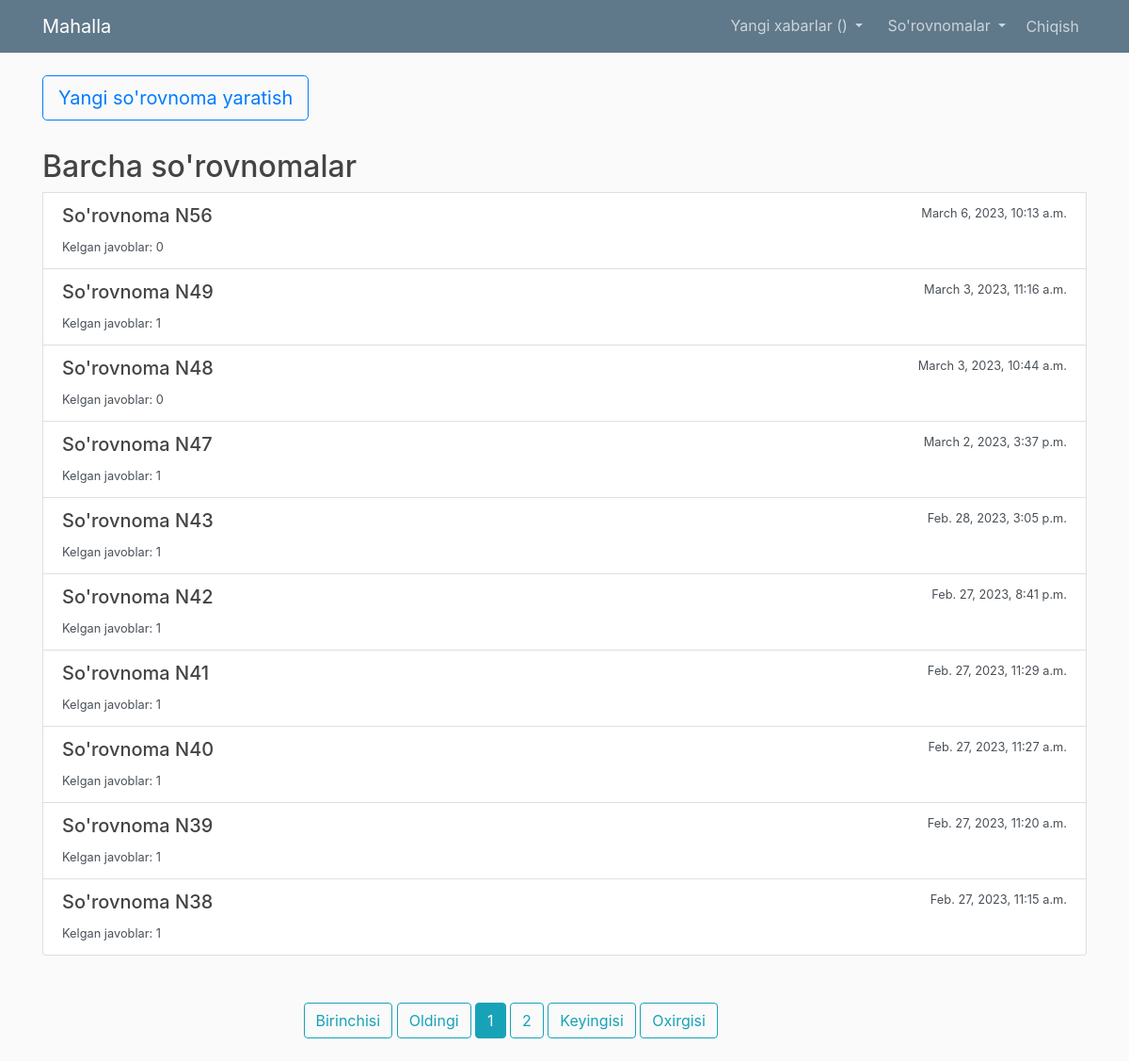
The app's page /requests/all/ (signed in), older data.
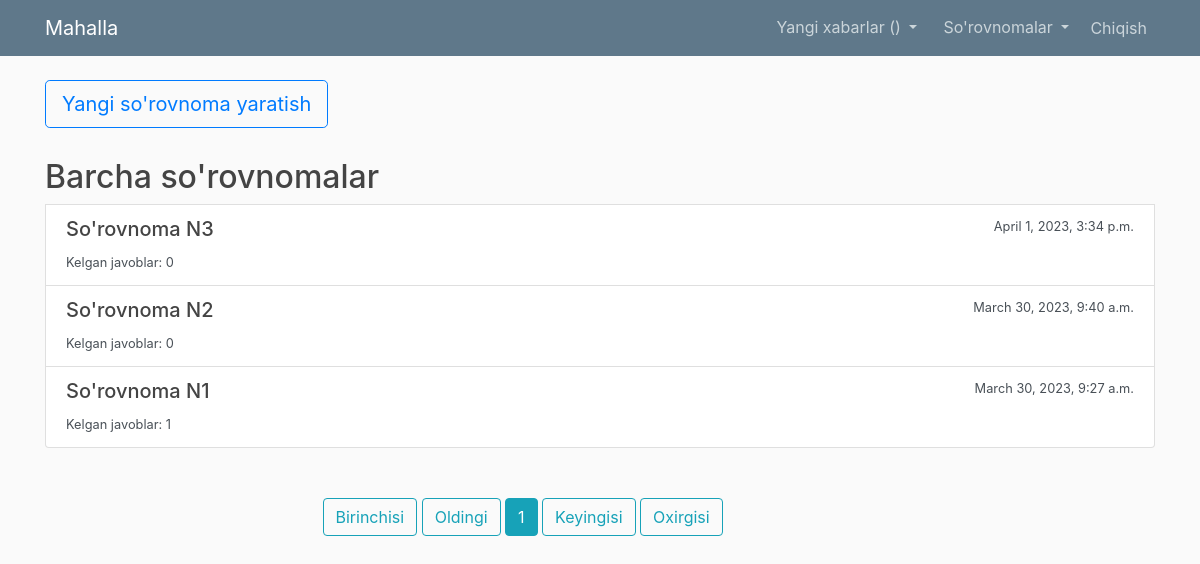
The same page, newer data.
### main/models.py (models this page shows, shortened)
class RequestModel(models.Model):
    sender = models.ForeignKey(User, on_delete=models.CASCADE, related_name='requests_as_sender')
    taxminiy_qonun_buzarlik_holati = models.CharField(
        max_length=200,
        choices=QonunBuzilishOptions.choices,
        default=QonunBuzilishOptions.BOSHQA
    )
    context = models.TextField(verbose_name="Text contexti")
    address = models.TextField()
    image = models.ImageField(upload_to='requests/', null=True, blank=True)
    location_latitude = models.CharField(max_length=200, null=True, blank=True)
    location_longitude = models.CharField(max_length=200, null=True, blank=True)
    created_at = models.DateTimeField(auto_now_add=True)
    hokimiyat_receiver = models.ForeignKey(
        User,
        on_delete=models.CASCADE,
        related_name='requests_as_hokimiyat_receiver',
        null=True,
        blank=True
    )
    kadastr_receiver = models.ForeignKey(
        User,
        on_delete=models.CASCADE,
        related_name='requests_as_kadastr_receiver',
        null=True,
        blank=True,
    )
    qurilish_receiver = models.ForeignKey(
        User,
        on_delete=models.CASCADE,
        related_name='requests_as_qurilish_receiver',
        null=True,
        blank=True,
    )
    class Meta:
        verbose_name = 'So\'rovnoma'
        verbose_name_plural = 'So\'rovnomalar'
        ordering = ['-created_at']

### main/views.py (the view)
# urls.py: path("requests/all", request_all_list, name='all-request-list'),
@login_required(login_url='users/login')
@mahalla_only
def request_all_list(request):
    context = {"host_name":"www"}
    query_page_num = request.GET.get('page', 1)
    all_request_objects = RequestModel.objects.filter(
        sender=request.user
        ).order_by(
            '-created_at'
        )
    paginator = Paginator(all_request_objects, paginator_number)
    request_objects = paginator.get_page(query_page_num)
    context['request_objects'] = request_objects
    context['page_name'] = "Barcha so'rovnomalar"
    return render(request=request, template_name='main/request_list.html', context=context)

### users/models.py (called while the page is built)
    def __str__(self):
        if self.role == 'Rais' or self.role == 'Hokim yordamchisi':
            return f"MFY: {self.mahalla.name}, {self.mahalla.tuman.name}"
        elif self.role in ['Kadastr', 'Hokimiyat', 'Qurilish', 'Nazoratchi']:
            return f"{self.role}: {self.tuman}"
        else:
            return f"Admin: {self.username}"

### main/templates/main/request_list.html (shortened to what this page needs)
{% extends "main/base.html" %}
{% load hosts %}
{% block content %}
<a href="{% host_url 'request-create' host host_name %}"class="btn btn-outline-primary btn-lg" id="create-request">Yangi so'rovnoma yaratish</a>
<div class="list-group">
  <h2>{{ page_name }}</h2>
    {% for request_obj in request_objects %}
      <a href="{% url 'request-info' pk=request_obj.pk %}" class="list-group-item list-group-item-action flex-column align-items-start">
        <div class="d-flex w-100 justify-content-between">
          <h5 class="mb-1">So'rovnoma N{{ request_obj.pk }}</h5>
          <small>{{ request_obj.created_at }}</small>
        </div>
        <small>Kelgan javoblar: {{ request_obj.responses.count }}</small>
      </a>
    {% endfor %}
</div>
<div class="paginator">
  <a class="btn btn-outline-info mb-4" href="?page=1">Birinchisi</a>
  {% if request_objects.has_previous %}
    <a class="btn btn-outline-info mb-4" href="?page={{ request_objects.previous_page_number }}">Oldingi</a>
  {% else %}
    <a class="btn btn-outline-info mb-4" href="?page=1">Oldingi</a>
  {% endif %}
  {% for num in request_objects.paginator.page_range %}
    {% if request_objects.number == num %}
      <a class="btn btn-info mb-4" href="?page={{ num }}">{{ num }}</a>
    {% elif num > request_objects.number|add:'-3' and num < request_objects.number|add:'3' %}
      <a class="btn btn-outline-info mb-4" href="?page={{ num }}">{{ num }}</a>
    {% endif %}
  {% endfor %}
  {% if request_objects.has_next %}
    <a class="btn btn-outline-info mb-4" href="?page={{ request_objects.next_page_number }}">Keyingisi</a>
  {% else %}
    <a class="btn btn-outline-info mb-4" href="?page={{ request_objects.paginator.num_pages }}">Keyingisi</a>
  {% endif %}
  <a class="btn btn-outline-info mb-4" href="?page={{ request_objects.paginator.num_pages }}">Oxirgisi</a>
</div>
{% endblock content %}

### main/templates/main/base.html (shortened to what this page needs)
{% load static %}
{% load hosts %}
{% load notifications_tags %}
<!DOCTYPE html>
<html>
<head>
    <link rel="stylesheet" href="https://maxcdn.bootstrapcdn.com/bootstrap/4.0.0/css/bootstrap.min.css">
    <link rel="stylesheet" type="text/css" href="{% static 'main/main.css' %}">
</head>
<body>
    <header class="site-header">
      <nav class="navbar navbar-expand-md navbar-dark bg-steel fixed-top">
        <div class="container">
          <a class="navbar-brand mr-4" href="{% host_url 'main' host host_name  %}">Mahalla</a>
          <div class="collapse navbar-collapse" id="navbarToggle">
            <div class="navbar-nav">
              {% if user.is_authenticated %}
              <div class="dropdown show">
                <a class="btn dropdown-toggle" href="#" role="button" id="dropdownMenuLink" data-toggle="dropdown" aria-haspopup="true" aria-expanded="false">
                  Yangi xabarlar ({{ user.notifications.unread.count }})
                </a>
              </div>
              <div class="dropdown show">
                  <a class="btn dropdown-toggle" href="#" role="button" id="dropdownMenuLink" data-toggle="dropdown" aria-haspopup="true" aria-expanded="false">
                    So'rovnomalar
                  </a>
                </div>
                <a class="nav-item nav-link" href="{% host_url 'logout' host host_name %}">Chiqish</a>
              {% else %}
                <a class="nav-item nav-link" href="{% host_url 'login' host host_name %}">Kirish</a>
              {% endif %}
            </div>
          </div>
        </div>
      </nav>
    </header>
    <main role="main" class="container" style="position: relative;">
      <div class="row">
        <div class="col-md-12">
          {% block content %}{% endblock %}
        </div>
      </div>
    </main>
</body>
</html>

### main/static/main/main.css (style rules this page uses)
body { background: #fafafa; color: #333333; margin-top: 5rem; }
h1, h2, h3, h4, h5, h6 { color: #444444; }
.bg-steel { background-color: #5f788a; }
.site-header .navbar-nav .nav-link { color: #cbd5db; }
#dropdownMenuLink { color: #CBD5DA; }
#create-request { margin-bottom: 30px; }
.list-group { margin-bottom: 50px; }
.paginator { margin: auto; width: 50%; }

Row changes from the older to the newer data that the page shows:
removed RequestModel: pk "56", created_at "March 6, 2023, 10:13 a.m.", responses.count "0"
removed RequestModel: pk "49", created_at "March 3, 2023, 11:16 a.m.", responses.count "1"
removed RequestModel: pk "48", created_at "March 3, 2023, 10:44 a.m.", responses.count "0"
removed RequestModel: pk "47", created_at "March 2, 2023, 3:37 p.m.", responses.count "1"
removed RequestModel: pk "43", created_at "Feb. 28, 2023, 3:05 p.m.", responses.count "1"
removed RequestModel: pk "42", created_at "Feb. 27, 2023, 8:41 p.m.", responses.count "1"
removed RequestModel: pk "41", created_at "Feb. 27, 2023, 11:29 a.m.", responses.count "1"
removed RequestModel: pk "40", created_at "Feb. 27, 2023, 11:27 a.m.", responses.count "1"
removed RequestModel: pk "39", created_at "Feb. 27, 2023, 11:20 a.m.", responses.count "1"
removed RequestModel: pk "38", created_at "Feb. 27, 2023, 11:15 a.m.", responses.count "1"
added RequestModel: pk "3", created_at "April 1, 2023, 3:34 p.m.", responses.count "0"
added RequestModel: pk "2", created_at "March 30, 2023, 9:40 a.m.", responses.count "0"
added RequestModel: pk "1", created_at "March 30, 2023, 9:27 a.m.", responses.count "1"
Text that changed along with them:
list line gone: "2"
